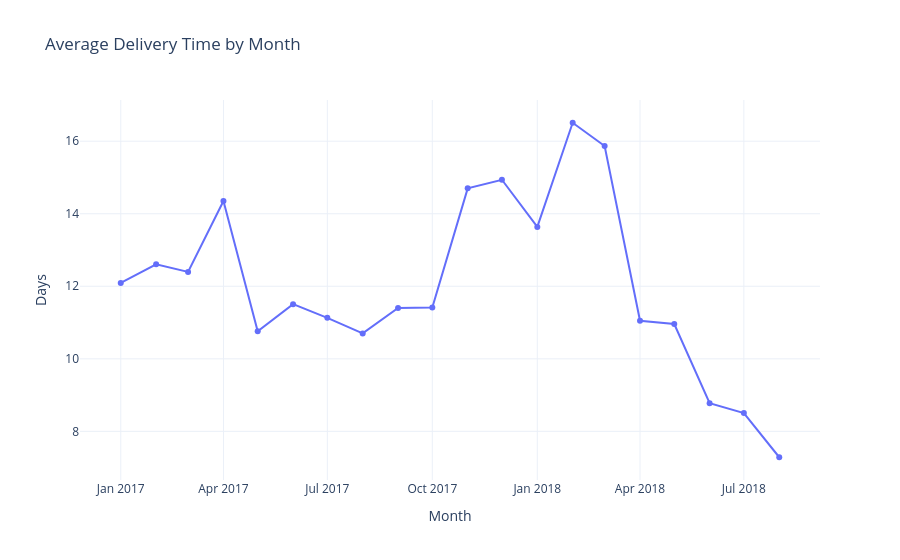
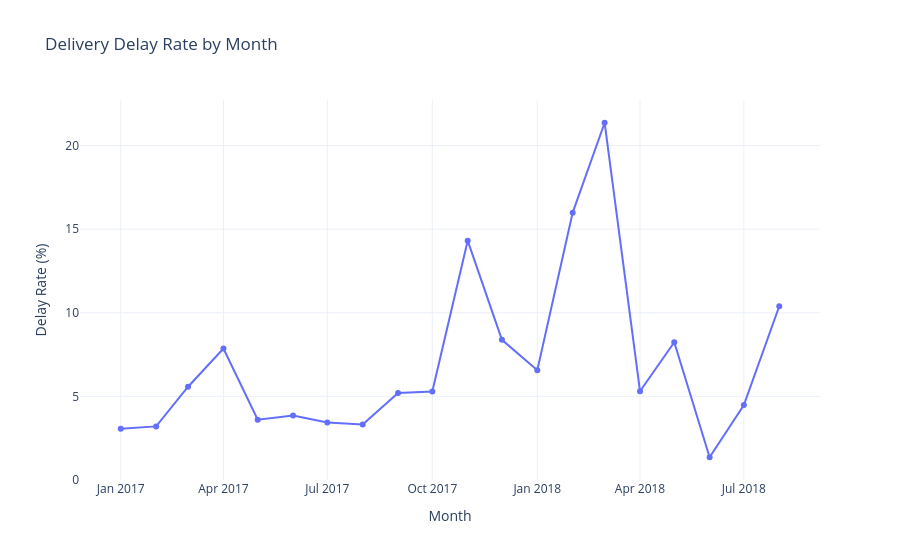

Notebook cell for these charts, in order:
### Markdown cell above
## 8. Delivery and operational performance

### Code cell
# ============================================================
# 8. Delivery analysis
# ============================================================
delivery_by_month = (
    master_delivered
    .groupby("order_month_str", as_index=False)
    .agg(
        orders=("order_id", "count"),
        avg_delivery_days=("delivery_time_days", "mean"),
        delay_rate=("is_delayed", "mean"),
    )
    .sort_values("order_month_str")
)

delivery_by_month["delay_rate_pct"] = delivery_by_month["delay_rate"] * 100

fig = px.line(
    delivery_by_month,
    x="order_month_str",
    y="avg_delivery_days",
    markers=True,
    title="Average Delivery Time by Month",
    labels={"order_month_str": "Month", "avg_delivery_days": "Days"}
)
fig.update_layout(template="plotly_white")
fig.show()

fig = px.line(
    delivery_by_month,
    x="order_month_str",
    y="delay_rate_pct",
    markers=True,
    title="Delivery Delay Rate by Month",
    labels={"order_month_str": "Month", "delay_rate_pct": "Delay Rate (%)"}
)
fig.update_layout(template="plotly_white")
fig.show()

state_delivery = (
    master_delivered
    .groupby("customer_state", as_index=False)
    .agg(
        order_count=("order_id", "count"),
        avg_delivery_days=("delivery_time_days", "mean"),
        delay_rate=("is_delayed", "mean"),
    )
)
state_delivery["delay_rate_pct"] = state_delivery["delay_rate"] * 100
display(state_delivery.sort_values("delay_rate", ascending=False).head(10))

### Figure 1 — Plotly figure (JSON) as saved in the notebook; plotly's stock layout.template omitted (floating-point values rounded to 4 significant figures)
{"data": [{"hovertemplate": "Month=%{x}<br>Days=%{y}<extra></extra>", "legendgroup": "", "line": {"color": "#636efa", "dash": "solid"}, "marker": {"symbol": "circle"}, "mode": "lines+markers", "name": "", "orientation": "v", "showlegend": false, "type": "scatter", "x": ["2017-01", "2017-02", "2017-03", "2017-04", "2017-05", "2017-06", "2017-07", "2017-08", "2017-09", "2017-10", "2017-11", "2017-12", "2018-01", "2018-02", "2018-03", "2018-04", "2018-05", "2018-06", "2018-07", "2018-08"], "xaxis": "x", "y": [12.09, 12.61, 12.4, 14.35, 10.76, 11.51, 11.13, 10.7, 11.4, 11.42, 14.7, 14.94, 13.64, 16.51, 15.87, 11.05, 10.96, 8.774, 8.504, 7.286], "yaxis": "y"}], "layout": {"legend": {"tracegroupgap": 0}, "title": {"text": "Average Delivery Time by Month"}, "xaxis": {"anchor": "y", "domain": [0, 1], "title": {"text": "Month"}}, "yaxis": {"anchor": "x", "domain": [0, 1], "title": {"text": "Days"}}}}

### Figure 2 — Plotly figure (JSON) as saved in the notebook; plotly's stock layout.template omitted (floating-point values rounded to 4 significant figures)
{"data": [{"hovertemplate": "Month=%{x}<br>Delay Rate (%)=%{y}<extra></extra>", "legendgroup": "", "line": {"color": "#636efa", "dash": "solid"}, "marker": {"symbol": "circle"}, "mode": "lines+markers", "name": "", "orientation": "v", "showlegend": false, "type": "scatter", "x": ["2017-01", "2017-02", "2017-03", "2017-04", "2017-05", "2017-06", "2017-07", "2017-08", "2017-09", "2017-10", "2017-11", "2017-12", "2018-01", "2018-02", "2018-03", "2018-04", "2018-05", "2018-06", "2018-07", "2018-08"], "xaxis": "x", "y": [3.067, 3.206, 5.577, 7.859, 3.611, 3.86, 3.435, 3.315, 5.205, 5.293, 14.31, 8.38, 6.564, 15.99, 21.36, 5.31, 8.238, 1.362, 4.483, 10.39], "yaxis": "y"}], "layout": {"legend": {"tracegroupgap": 0}, "title": {"text": "Delivery Delay Rate by Month"}, "xaxis": {"anchor": "y", "domain": [0, 1], "title": {"text": "Month"}}, "yaxis": {"anchor": "x", "domain": [0, 1], "title": {"text": "Delay Rate (%)"}}}}
